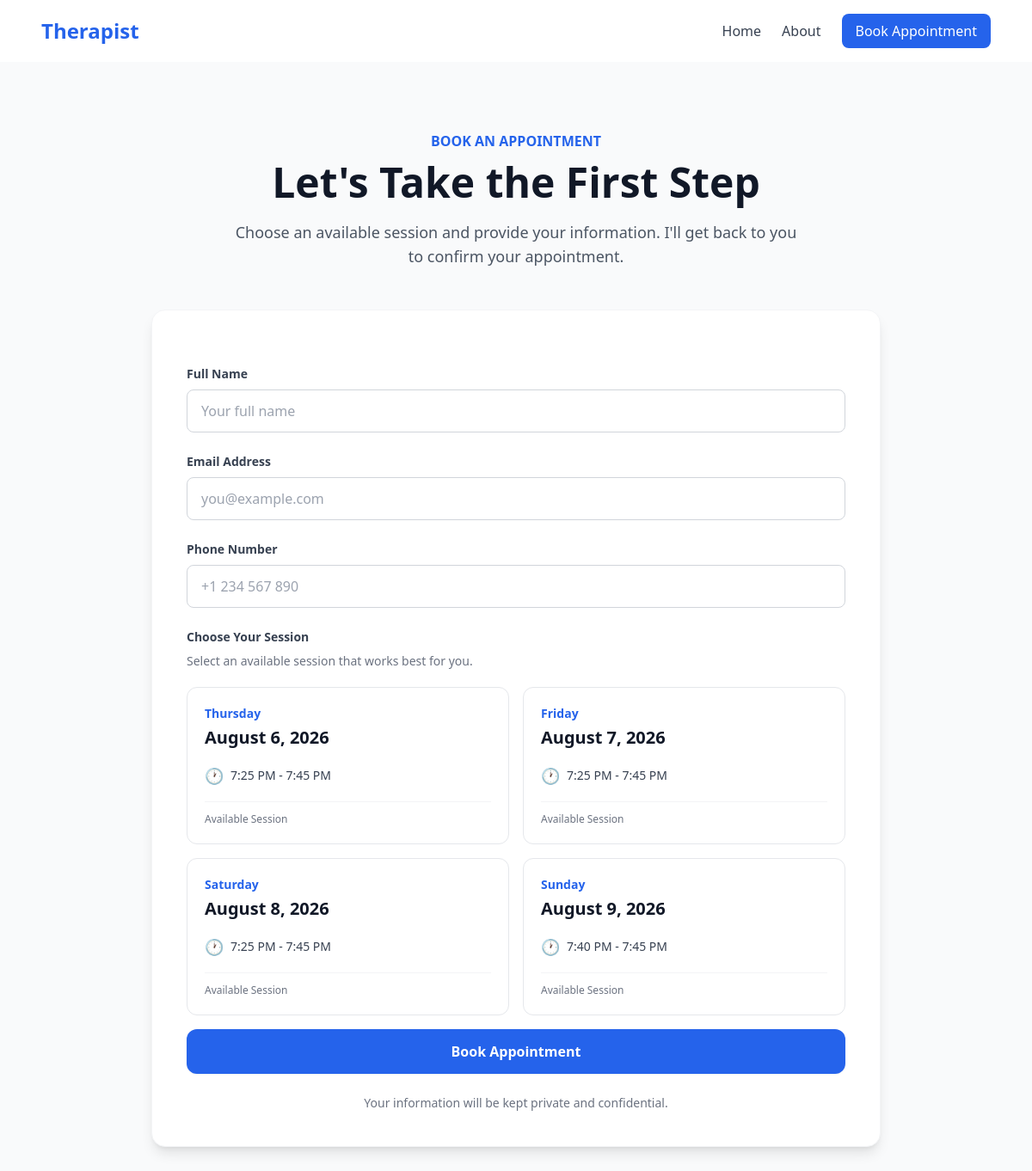
/appointment/, run on the app's committed database.
### main/models.py (models this page shows, shortened)
class TimeSlot(models.Model):
    date = models.DateField()
    start_time = models.TimeField()
    end_time = models.TimeField()
    is_available = models.BooleanField(default=True)

### main/views.py (the view)
# urls.py: path("appointment/", appointment, name="appointment")
def appointment(request):
    if request.method == "POST":
        form = AppointmentForm(request.POST)
        if form.is_valid():
            with transaction.atomic():
                slot = TimeSlot.objects.select_for_update().get(
                    pk=form.cleaned_data["slot"].pk
                )
                if not slot.is_available:
                    form.add_error(
                        "slot",
                        "This session has just been booked."
                    )
                else:
                    appointment = form.save(commit=False)
                    appointment.slot = slot
                    appointment.save()
                    slot.is_available = False
                    slot.save()
                    return render(
                        request,
                        "main/appointment_success.html",
                        {
                            "appointment": appointment
                        }
                    )
    else:
        form = AppointmentForm()
    return render(
        request,
        "main/appointment.html",
        {"form": form}
    )

### main/templates/main/appointment.html (shortened to what this page needs)
{% extends "main/base.html" %}
{% block content %}
{% include "main/components/navbar.html" %}
<section class="bg-gray-50 min-h-screen py-16 sm:py-20">
    <div class="max-w-4xl mx-auto px-4 sm:px-6">
         <div class="text-center mb-12">
            <p class="text-blue-600 font-semibold mb-3">
                BOOK AN APPOINTMENT
            </p>
            <h1 class="text-4xl sm:text-5xl font-bold text-gray-900">
                Let's Take the First Step
            </h1>
            <p class="mt-5 text-gray-600 text-lg max-w-2xl mx-auto">
                Choose an available session and provide your information.
                I'll get back to you to confirm your appointment.
            </p>
         </div>
          <div class="bg-white rounded-2xl shadow-lg border border-gray-100 p-6 sm:p-10">
            <form method="POST" class="space-y-6">
                 <div>
                    <label class="block text-sm font-semibold text-gray-700 mb-2">
                        Full Name
                    </label>
                    {{ form.name }}
                 </div>
                  <div>
                    <label class="block text-sm font-semibold text-gray-700 mb-2">
                        Email Address
                    </label>
                    {{ form.email }}
                  </div>
                   <div>
                    <label class="block text-sm font-semibold text-gray-700 mb-2">
                        Phone Number
                    </label>
                    {{ form.phone }}
                   </div>
                    <div>
                        <label class="block text-sm font-semibold text-gray-700 mb-2">
                            Choose Your Session
                        </label>
                        <p class="text-sm text-gray-500 mb-5">
                            Select an available session that works best for you.
                        </p>
                        <div class="grid sm:grid-cols-2 gap-4">
                            {% for slot in form.slot.field.queryset %}
                            <label class="relative block cursor-pointer">
                                <div class="
                                    bg-white
                                    border border-gray-200
                                    rounded-xl
                                    p-5
                                    transition-all duration-200
                                    {% if form.slot_is_unavailable and form.data.slot == slot.id|stringformat:"s" %}
                                        opacity-60
                                        cursor-not-allowed
                                        bg-gray-50
                                        border-gray-200
                                    {% else %}
                                        hover:border-blue-300
                                        hover:shadow-md
                                        cursor-pointer
                                        peer-checked:border-blue-500
                                        peer-checked:bg-blue-50
                                        peer-checked:ring-2
                                        peer-checked:ring-blue-500
                                    {% endif %}
                                ">
                                <p class="
                                    text-sm
                                    font-semibold
                                    text-blue-600
                                ">
                                    {{ slot.date|date:"l" }}
                                </p>
                                <p class="
                                    mt-1
                                    text-xl
                                    font-bold
                                    text-gray-900
                                ">
                                    {{ slot.date|date:"F j, Y" }}
                                </p>
                                <div class="
                                    flex
                                    items-center
                                    gap-2
                                    mt-4
                                ">
                                    <span class="text-lg">
                                        🕐
                                    </span>
                                    <span class="
                                        text-sm
                                        font-medium
                                        text-gray-700
                                    ">
                                    {{ slot.start_time|time:"g:i A" }}
                                    -
                                    {{ slot.end_time|time:"g:i A" }}
                                    </span>
                                </div>
                                <div class="
                                    mt-4
                                    pt-3
                                    border-t
                                    border-gray-100
                                ">
                                    {% if form.slot_is_unavailable and form.data.slot == slot.id|stringformat:"s" %}
                                        <span class="text-xs font-medium text-red-500">
                                            No Longer Available
                                        </span>
                                    {% else %}
                                        <span class="text-xs font-medium text-gray-500">
                                            Available Session
                                        </span>
                                    {% endif %}
                            </div>
                        </div>
                        </label>
                    {% empty %}
                        <div class="sm:col-span-2 py-8 text-center">
                            <p class="text-gray-500">
                                No available session at the moment.
                            </p>
                        </div>
                    {% endfor %}
                    </div>
                      <div class="pt-4">
                        <button
                        type="submit"
                        class="w-full bg-blue-600 text-white font-semibold
                               py-3.5 rounded-xl
                               hover:bg-blue-700
                               transition duration-300
                               shadow-sm hover:shadow-md">
                        Book Appointment
                    </button>
                      </div>
            </form>
          </div>
           <p class="text-center text-sm text-gray-500 mt-6">
            Your information will be kept private and confidential.
           </p>
    </div>
</section>
{% endblock %}

### main/templates/main/base.html (shortened to what this page needs)
{% load static %}
    <link rel="stylesheet" href="{% static 'css/output.css' %}">
{% block content %}
{% endblock %}

### main/templates/main/components/navbar.html (shortened to what this page needs)
<nav class="bg-white shadow">
    <div class="max-w-6xl mx-auto px-4 sm:px-6 py-4">
    <div class="flex justify-between items-center">
        <h1 class="text-2xl font-bold text-blue-600">
            Therapist
        </h1>
        <div class="hidden md:flex items-center space-x-6">
            <a href="/"
               class="text-gray-700 hover:text-blue-600">
                Home
            </a>
            <a href="/about/"
               class="text-gray-700 hover:text-blue-600">
                About
            </a>
            <a href="/appointment/"
               class="bg-blue-600 text-white px-4 py-2 rounded-lg hover:bg-blue-700">
                Book Appointment
            </a>
        </div>
    </div>
</div>
</nav>

### data on the page
TimeSlot: date "Thursday", date "August 6, 2026", start_time "7:25 PM", end_time "7:45 PM"
TimeSlot: date "Friday", date "August 7, 2026", start_time "7:25 PM", end_time "7:45 PM"
TimeSlot: date "Saturday", date "August 8, 2026", start_time "7:25 PM", end_time "7:45 PM"
TimeSlot: date "Sunday", date "August 9, 2026", start_time "7:40 PM", end_time "7:45 PM"
